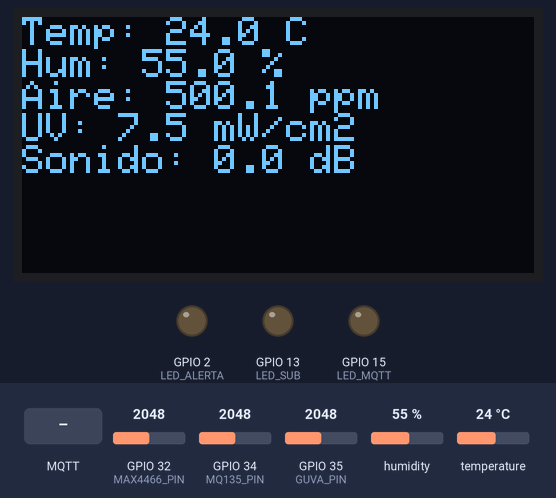
The sketch below on a simulated ESP32. On the bench: 128×64 one-colour display, output pins drawn as LEDs (lit = HIGH). Dashed ring = blinking. The inputs (shaded band) are chosen by the test bench; at power-on: humidity 55 %, GPIO 34 (MQ135_PIN) = 2048, GPIO 35 (GUVA_PIN) = 2048, temperature 24 °C, GPIO 32 (MAX4466_PIN) = 2048. WiFi joins after 1.5 s; servers stay silent unless stated; the local clock reads 2024-03-15 10:24:30 at power-on unless the sketch sets it; no MQTT or app messages arrive unless stated; what the sketch prints to the serial monitor is not drawn.

Above: at 5.1 s.
5.2 s: MQTT message "1" arrives on the first subscribed topic
At 9.37 s:
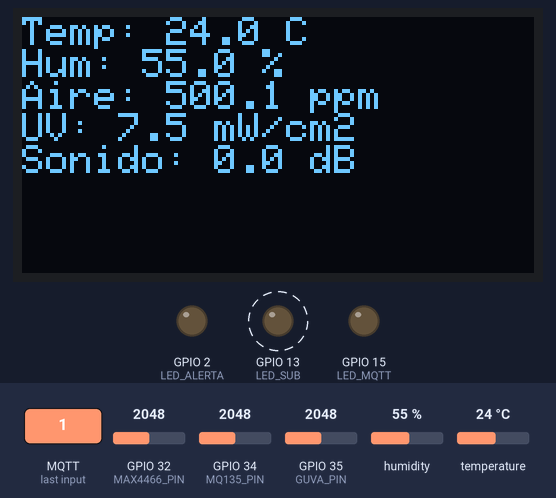
15.9 s: humidity set to 22 %
At 21.8 s:
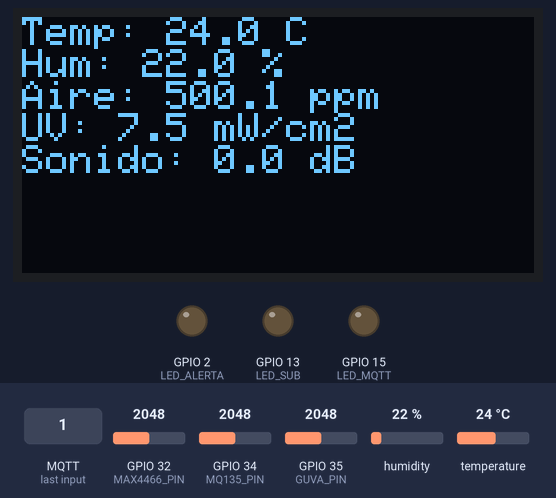
26.6 s: GPIO 34 (MQ135_PIN) set to 2866
At 31.7 s:
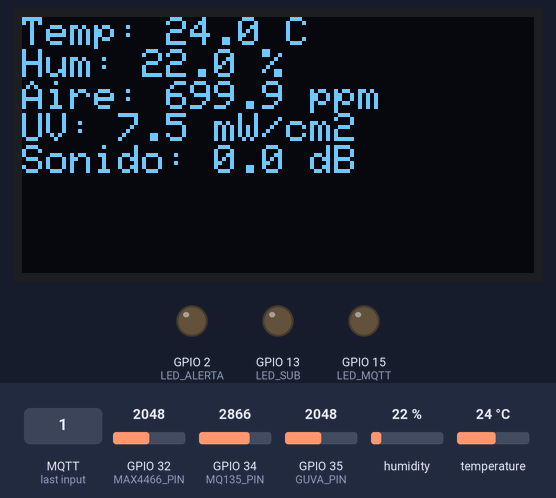
37.3 s: GPIO 35 (GUVA_PIN) set to 2866
At 42.7 s:
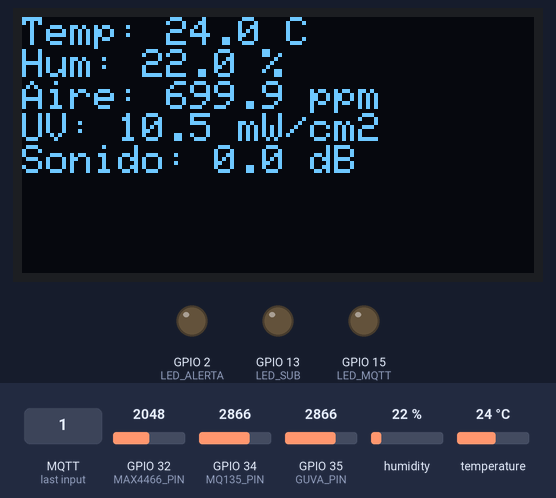
48.0 s: temperature set to 12 °C
At 53.8 s:
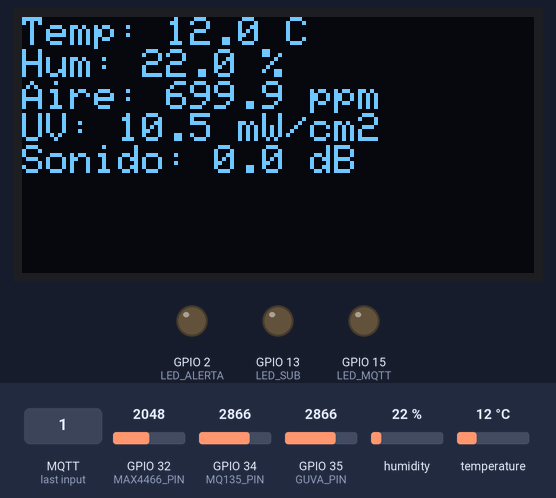
58.7 s: GPIO 34 (MQ135_PIN) set to 3972
At 63.6 s:
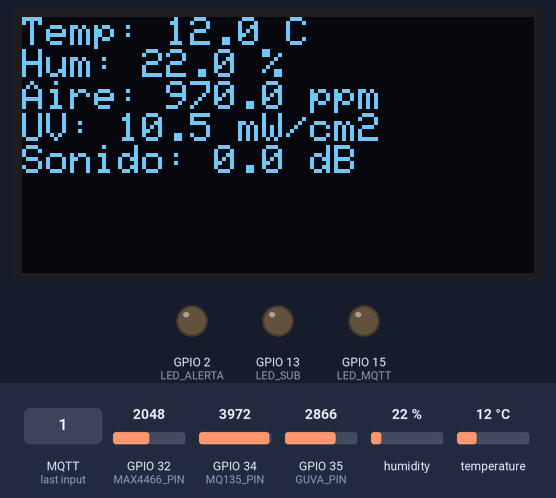
Timing chart, 0 to 69.8 s (numbered marks = the images above; inputs shaded):
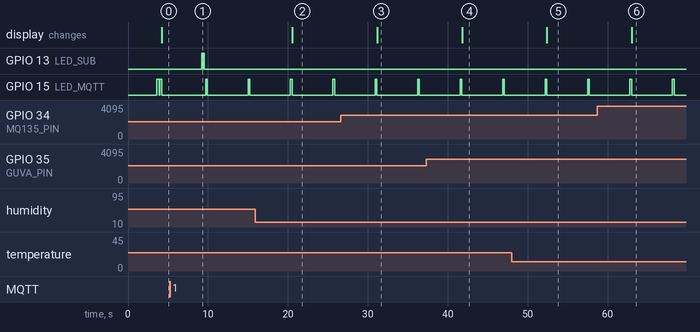

The sketch:

PECL2-Arduino.ino
```cpp
#include <WiFi.h>
#include <PubSubClient.h>
#include <ArduinoJson.h>
#include <DHT.h>
#include <Wire.h>
#include <Adafruit_SSD1306.h>
#include <math.h>
#include <time.h>

// ----- Configuración WiFi -----
const char* ssid = "MOVISTAR_79CA";
const char* password = "GGn4VC2ri5XE6AY2fiT5";

// ----- Configuración MQTT -----
const char* mqtt_server = "192.168.1.76";
const int mqtt_port = 1883;
const char* mqtt_topic_pub = "sensors/ST_1657/weather_station/WS_USE_1657";  // Tópico para publicar
const char* mqtt_client_id = "ESP32-weather_station_ST_1657";
const char* mqtt_topic_cmd = "sensors/ST_1657/weather_station/WS_USE_1657/alarms";

String alarma_Pantalla = "";

bool alertaRemota = false;

// ----- credenciales MQTT -----
const char* mqtt_user = "ubicua";
const char* mqtt_password = "ubicua1234";

WiFiClient espClient;
PubSubClient client(espClient);

// ----- Pines de sensores -----
const int MQ135_PIN = 34;
const int GUVA_PIN = 35;
const int MAX4466_PIN = 32;
const int DHT_SENSOR_PIN = 4;

// ----- Sensor DHT22 -----
DHT dht(DHT_SENSOR_PIN, DHT22);

// ----- Pantalla -----
Adafruit_SSD1306 display(128, 64, &Wire, -1);

// ----- LEDs -----
#define LED_ALERTA 2  // LED de alertas
#define LED_MQTT 15   // LED de publicaciones en MQTT
#define LED_SUB 13    // LED para indicar mensajes recibidos por suscripción

// ----- Variables -----
float temperatura, humedad, calidadAire, nivelUV, nivelSonido;

// ----- Función lectura sonido -----
float leerNivelSonido() {
  int minVal = 4095;
  int maxVal = 0;

  unsigned long start = millis();
  while (millis() - start < 50) {
    int lectura = analogRead(MAX4466_PIN);
    if (lectura < minVal) minVal = lectura;
    if (lectura > maxVal) maxVal = lectura;
  }

  int picoPico = maxVal - minVal;
  if (picoPico <= 0) return 0.0;

  float voltaje = (picoPico / 2.0) * (3.3f / 4095.0f);
  float referencia = 0.0003f;
  float dB = 20.0f * log10f(max(voltaje, 1e-6f) / referencia);
  if (dB < 0) dB = 0;
  return dB;
}

// ----- Conexión WiFi -----
void setup_wifi() {
  Serial.print("Conectando a WiFi: ");
  Serial.println(ssid);
  WiFi.begin(ssid, password);
  int intentos = 0;
  while (WiFi.status() != WL_CONNECTED) {
    delay(500);
    Serial.print(".");
    if (++intentos > 30) {
      Serial.println("\nNo se pudo conectar al WiFi. Reiniciando...");
      ESP.restart();
    }
  }
  Serial.println("\nWiFi conectado!");
  Serial.print("Dirección IP: ");
  Serial.println(WiFi.localIP());
}

// ----- Configurar hora -----
void setup_time() {
  Serial.println("Sincronizando con servidor NTP...");
  configTzTime("CET-1CEST,M3.5.0,M10.5.0/3", "pool.ntp.org");
  delay(2000);
  struct tm timeinfo;
  if (getLocalTime(&timeinfo)) {
    Serial.print("Hora actual: ");
    Serial.println(asctime(&timeinfo));
  } else {
    Serial.println("No se pudo obtener hora NTP.");
  }
}

// ----- Callback de mensajes MQTT -----
void callback(char* topic, byte* payload, unsigned int length) {
  String topicStr = String(topic);
  String mensaje  = "";
  alarma_Pantalla="";

  for (unsigned int i = 0; i < length; i++) {
    mensaje += (char)payload[i];
  }

  Serial.print("Mensaje recibido en alarmas: ");
  Serial.println(topicStr);
  Serial.print("contenido Alarma: ");
  Serial.println(mensaje);

  // Parpadeo LED_SUB para indicar recepción
  for (int i = 0; i < 2; i++) {
    digitalWrite(LED_SUB, HIGH);
    delay(100);
    digitalWrite(LED_SUB, LOW);
    delay(100);
  }

  // Si es un mensaje de alarmas desde el servidor
  if (topicStr.equals(mqtt_topic_cmd)) {
    StaticJsonDocument<512> doc;
    DeserializationError err = deserializeJson(doc, mensaje);
    if (err) {
      Serial.print("Error parseando JSON de alarmas: ");
      Serial.println(err.c_str());
      return;
    }

    bool alert = doc["alert"] | false;

    if (alert) {
      display.println("ALERTA REMOTA:");
      if (doc.containsKey("messages") && doc["messages"].is<JsonArray>()) {
        JsonArray msgs = doc["messages"].as<JsonArray>();
        for (JsonVariant v : msgs) {
          const char* txt = v.as<const char*>();
          alarma_Pantalla += txt;
          alarma_Pantalla += "\n";

        }
      }
      alertaRemota = true;
    } else {

      alertaRemota = false;

    }
  }
}

// ----- Reconexión MQTT -----
void reconnect_mqtt() {
  while (!client.connected()) {
    Serial.print("Conectando a MQTT... ");

    bool conectado = false;
    if (strlen(mqtt_user) > 0 && strlen(mqtt_password) > 0) {
      conectado = client.connect(mqtt_client_id, mqtt_user, mqtt_password);
    } else {
      conectado = client.connect(mqtt_client_id);
    }

    if (conectado) {
      Serial.println("Conectado a MQTT");
      client.subscribe(mqtt_topic_cmd);
      digitalWrite(LED_MQTT, HIGH);
      delay(300);
      digitalWrite(LED_MQTT, LOW);
    } else {
      Serial.print("Error rc=");
      Serial.print(client.state());
      Serial.println(" Reintentando en 2 segundos.");
      delay(2000);
    }
  }
}

// ----- Timestamp ISO -----
const char* obtenerTimestampISO() {
  static char buffer[40];
  struct timeval tv_now;
  gettimeofday(&tv_now, NULL);
  time_t now = tv_now.tv_sec;
  int millisec = tv_now.tv_usec / 1000;
  struct tm timeinfo;
  gmtime_r(&now, &timeinfo);
  size_t written = strftime(buffer, sizeof(buffer), "%Y-%m-%dT%H:%M:%S", &timeinfo);
  snprintf(buffer + written, sizeof(buffer) - written, ".%03dZ", millisec);
  return buffer;
}

// ----- Enviar datos MQTT -----
void enviarDatosMQTT() {
  StaticJsonDocument<512> doc;
  doc["timest"] = obtenerTimestampISO();
  doc["sens_type"] = "weather";
  doc["str_id"] = "ST_1657";

  /*
  JsonObject location = doc.createNestedObject("location");
  location["lat"] = 40.4134769;
  location["long"] = -3.6981655;
  location["alt"] = 657;
  location["distr"] = "Salamanca";
  location["neighborhood"] = "Goya";
*/

  JsonObject data = doc.createNestedObject("data");
  data["tem"] = temperatura;
  data["hum"] = humedad;
  data["airq"] = calidadAire;
  data["uv"] = nivelUV;
  data["sound"] = nivelSonido;

  char output[512];
  serializeJson(doc, output);
  Serial.print("Publicando en MQTT: ");
  Serial.println(output);

  /*
  size_t len = strlen(output);
  Serial.print("Longitud JSON: ");
  Serial.println(len);
  */

  if (client.publish(mqtt_topic_pub, output)) {
    Serial.println("Mensaje enviado correctamente.");
    digitalWrite(LED_MQTT, HIGH);
    delay(200);
    digitalWrite(LED_MQTT, LOW);
  } else {
    Serial.println("Error al enviar mensaje MQTT.");
    Serial.print("Estado MQTT (client.state()): ");
    Serial.println(client.state());
  }
}

// ----- SETUP -----
void setup() {
  Serial.begin(115200);
  Wire.begin(25, 26);
  pinMode(LED_ALERTA, OUTPUT);
  pinMode(LED_MQTT, OUTPUT);
  digitalWrite(LED_ALERTA, LOW);
  digitalWrite(LED_MQTT, LOW);
  pinMode(LED_SUB, OUTPUT);
  digitalWrite(LED_SUB, LOW);

  dht.begin();

  if (!display.begin(SSD1306_SWITCHCAPVCC, 0x3C)) {
    Serial.println(F("Error al iniciar pantalla OLED."));
  } else {
    display.clearDisplay();
    display.setTextSize(1);
    display.setTextColor(SSD1306_WHITE);
    display.setCursor(0, 0);
    display.println("Iniciando...");
    display.display();
  }

  setup_wifi();
  setup_time();

  client.setServer(mqtt_server, mqtt_port);
  client.setCallback(callback);

  reconnect_mqtt();

  client.publish(mqtt_topic_pub, "ESP32 conectado correctamente");
}

// ----- LOOP -----
void loop() {
  if (!client.connected()) reconnect_mqtt();
  client.loop();

  humedad = dht.readHumidity();
  temperatura = dht.readTemperature();

  int lecturaAireRaw = analogRead(MQ135_PIN);
  int lecturaUVRaw = analogRead(GUVA_PIN);
  nivelSonido = leerNivelSonido();
  calidadAire = (lecturaAireRaw / 4095.0f) * 1000.0f;
  nivelUV = (lecturaUVRaw / 4095.0f) * 15.0f;

  // ----- Mostrar en monitor serial -----
  Serial.println("\n----- LECTURAS DE SENSORES -----");
  Serial.printf("Temperatura: %.2f °C\n", temperatura);
  Serial.printf("Humedad: %.2f %%\n", humedad);
  Serial.printf("Calidad del aire: %.2f ppm\n", calidadAire);
  Serial.printf("Nivel UV: %.2f mW/cm²\n", nivelUV);
  Serial.printf("Nivel de sonido: %.2f dB\n", nivelSonido);
  Serial.println("------------------------------\n");

  display.clearDisplay();
  display.setCursor(0, 0);
  char buf[128];
  snprintf(buf, sizeof(buf), "Temp: %.1f C", temperatura);
  display.println(buf);
  snprintf(buf, sizeof(buf), "Hum: %.1f %%", humedad);
  display.println(buf);
  snprintf(buf, sizeof(buf), "Aire: %.1f ppm", calidadAire);
  display.println(buf);
  snprintf(buf, sizeof(buf), "UV: %.1f mW/cm2", nivelUV);
  display.println(buf);
  snprintf(buf, sizeof(buf), "Sonido: %.1f dB", nivelSonido);
  display.println(buf);
  snprintf(buf, sizeof(buf), alarma_Pantalla.c_str(), nivelSonido);
  display.println(buf);

  enviarDatosMQTT();

  display.display();

  digitalWrite(LED_ALERTA, (alertaRemota) ? HIGH : LOW);

  delay(5000);
}
```

Measured:
- after the input at 5.2 s, GPIO 13 (LED_SUB): alternates HIGH for 0.10 s and LOW for 0.10 s, 4 changes in all, then stays LOW, starting after 4.0 s
- after the input at 15.9 s, the display: changes after 4.6 s (image 2)
- after the input at 26.6 s, the display: changes after 4.6 s (image 3)
- after the input at 37.3 s, the display: changes after 4.5 s (image 4)
- after the input at 48.0 s, the display: changes after 4.4 s (image 5)
- after the input at 58.7 s, the display: changes after 4.3 s (image 6)
- by itself, GPIO 15 (LED_MQTT): alternates HIGH for 0.20 s and LOW for 5.1 s
